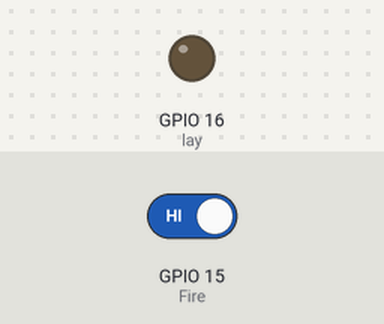
A sketch run on a simulated ESP8266 (NodeMCU). Shown: output pins drawn as LEDs (lit = HIGH). Inputs (shaded band) come from the test bench; at power-on: GPIO 15 (Fire) HIGH. WiFi joins after 1.5 s; servers stay silent unless stated; what the sketch prints to the serial monitor is not drawn.

Above: at 1.5 s.
1.6 s: GPIO 15 (Fire) driven LOW
At 2.2 s:
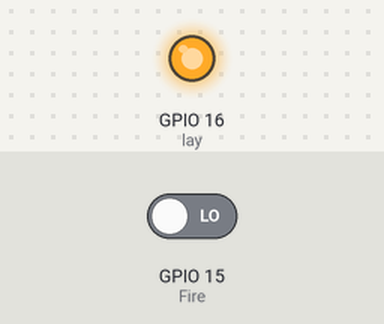
3.1 s: GPIO 15 (Fire) driven HIGH
At 4.0 s:
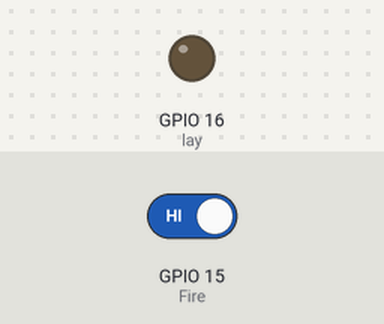
Timing chart, 0 to 6.1 s (numbered marks = the images above; inputs shaded):
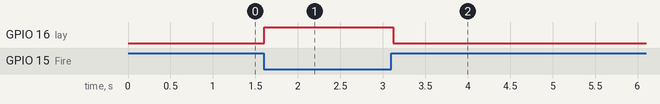

Measured:
- after the input at 1.6 s, GPIO 16 (lay): LOW → HIGH at once
- after the input at 3.1 s, GPIO 16 (lay): HIGH → LOW at once

The sketch:

Nodefire_ifttp.ino
```cpp
/////////////////////////////////
// Generated with a lot of love//
// with TUNIOT FOR ESP8266     //
// Website: Easycoding.tn      //
/////////////////////////////////
#include <ESP8266WiFi.h>

WiFiClient client;


boolean fun = false;
int Fire = 15;
int lay = 16;

String MakerIFTTT_Key ;
;String MakerIFTTT_Event;
char *append_str(char *here, String s) {  int i=0; while (*here++ = s[i]){i++;};return here-1;}
char *append_ul(char *here, unsigned long u) { char buf[20]; return append_str(here, ultoa(u, buf, 10));}
char post_rqst[256];char *p;char *content_length_here;char *json_start;int compi;

void setup()
{
  Serial.begin(9600);
  pinMode(Fire,INPUT);
  pinMode(lay,OUTPUT);
  WiFi.disconnect();
  delay(300);
  Serial.println("START");
   WiFi.begin("wonheda","the100100");
  Serial.println("Connected");
  Serial.println("Your IP is");
  Serial.println((WiFi.localIP().toString()));


}

void aag()
{
 if (client.connect("maker.ifttt.com",80))
 {
    MakerIFTTT_Key ="bkOZVLNdgH_MdbLPBkTBKq53MQVOuqsZUPcnS4RA08f";
    MakerIFTTT_Event ="fire";
    p = post_rqst;
    p = append_str(p, "POST /trigger/");
    p = append_str(p, MakerIFTTT_Event);
    p = append_str(p, "/with/key/");
    p = append_str(p, MakerIFTTT_Key);
    p = append_str(p, " HTTP/1.1\r\n");
    p = append_str(p, "Host: maker.ifttt.com\r\n");
    p = append_str(p, "Content-Type: application/json\r\n");
    p = append_str(p, "Content-Length: ");
    content_length_here = p;
    p = append_str(p, "NN\r\n");
    p = append_str(p, "\r\n");
    json_start = p;
    p = append_str(p, "{\"value1\":\"");
    p = append_str(p, "7977740565");
    p = append_str(p, "\",\"value2\":\"");
    p = append_str(p, "Fire cannot kill a dragon");
    p = append_str(p, "\",\"value3\":\"");
    p = append_str(p, "");
    p = append_str(p, "\"}");

    compi= strlen(json_start);
    content_length_here[0] = '0' + (compi/10);
    content_length_here[1] = '0' + (compi%10);
    client.print(post_rqst);

  }
  fun = true;
}

void loop()
{

int Val = digitalRead(Fire);
Serial.println(Val);
//Serial.print("\n");

 if (Val == 0)
 {
  digitalWrite(lay,HIGH);
  Serial.println("Water motor working");
  if (fun == false)
  {
   Serial.println("Alerting");
   aag();
  }
 }
  else
  {
    digitalWrite(lay,LOW);
    if (fun == true)
    {
      fun = false;
    }
  }

}
```
